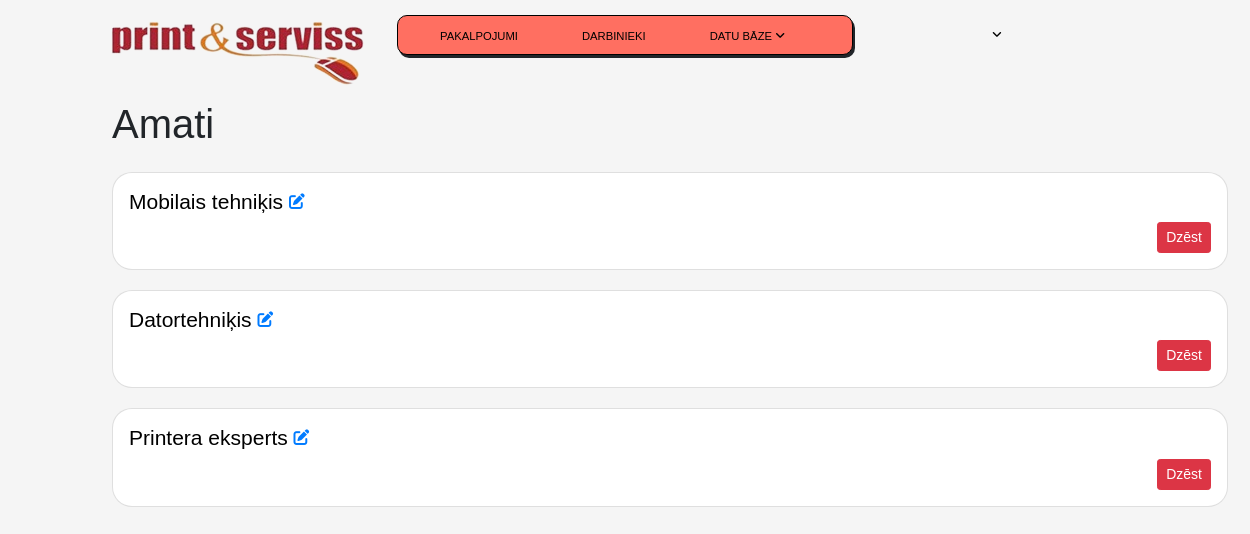
The app's page /prof_base (signed in) with its own data.
### myapp/models.py (models this page shows, shortened)
class Amats(models.Model):
    amata_ID = models.AutoField(primary_key=True, unique=True)
    nosaukums = models.CharField(max_length=30)

### myapp/views.py (the view)
# urls.py: path('prof_base', views.prof_base, name="prof_base"),
def prof_base(request):
    if not request.session.get('darb_ID'):
        return redirect('login')
    all_amats = Amats.objects.all()
    form = AmatsForm()
    if request.method == 'POST':
        form = AmatsForm(request.POST)
        if form.is_valid():
            form.save()
            return redirect('prof_base')
    return render(request, 'prof_base.html', {'all': all_amats, 'form': form})

### myapp/templates/prof_base.html (shortened to what this page needs)
{% extends 'base.html' %}
{% block content %}
{% include 'navbar.html' %}
<div class="container mt-5">
    <h1 class="mb-4">Amati
    </h1>
    {% for item in all %}
    <div class="card" style="border:solid light gray 0.5px; border-radius: 20px">
        <div class="card-body">
            <h5 class="card-title">
                <a href="#" data-bs-toggle="modal" data-bs-target="#editAmatsForm{{ item.amata_ID }}"
                   style="text-decoration: none; color: black;font-size: 21px">
                    {{ item.nosaukums }}
                    <i class="fas fa-edit fa-xs" style="color: #007bff;"></i>
                </a>
            </h5>
            <button class="btn btn-danger btn-sm float-end" data-bs-toggle="modal"
                    data-bs-target="#deleteConfirmation{{ item.amata_ID }}">
                Dzēst
            </button>
        </div>
    </div>
    {% endfor %}
</div>
{% endblock %}

### myapp/templates/prof_base.html (style rules this page uses)
.card { margin-bottom: 20px; position: relative; }
body { background-color: #f5f5f5; }
.container { margin-left: 100px; }

### records on screen
Amats: nosaukums "Mobilais tehniķis"
Amats: nosaukums "Datortehniķis"
Amats: nosaukums "Printera eksperts"
